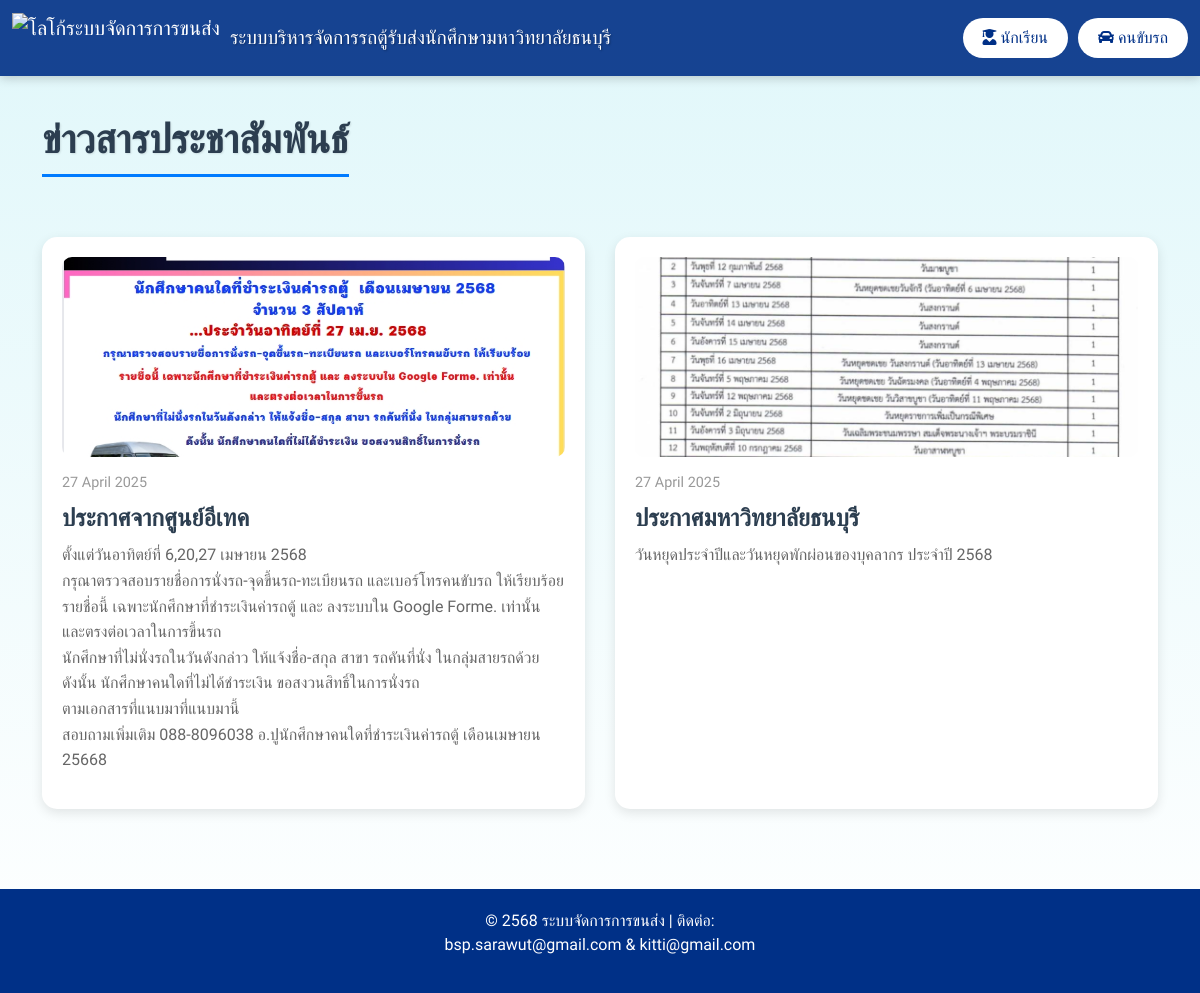
The page / on the database its author committed.
### tables this page shows
CREATE TABLE `news` (
  `news_id` int(11) NOT NULL,
  `news_title` varchar(255) NOT NULL,
  `news_content` text NOT NULL,
  `news_image` varchar(255) DEFAULT NULL,
  `news_date` date NOT NULL,
  `created_at` timestamp NOT NULL DEFAULT current_timestamp()
);

### index.php (the view, shortened to what this page needs)
<?php
include 'admin/config/condb.php';
try {
    $stmt = $conn->prepare("SELECT * FROM news ORDER BY news_date DESC");
    $stmt->execute();
    $news_items = $stmt->fetchAll(PDO::FETCH_ASSOC);
} catch (PDOException $e) {
    $news_items = [];
    echo "เกิดข้อผิดพลาด: " . $e->getMessage();
}
?>
<!DOCTYPE html>
<html lang="th">
<head>
    <link href="https://cdn.jsdelivr.net/npm/bootstrap@5.3.0-alpha1/dist/css/bootstrap.min.css" rel="stylesheet">
    <link rel="stylesheet" href="https://cdnjs.cloudflare.com/ajax/libs/font-awesome/5.15.4/css/all.min.css">
</head>
<body>
    <nav class="navbar navbar-expand-lg navbar-dark">
        <div class="container-fluid">
            <a class="navbar-brand" href="#">
                <img src="Logo/logo_index.png" alt="โลโก้ระบบจัดการการขนส่ง">
                <span class="system-title">ระบบบริหารจัดการรถตู้รับส่งนักศึกษามหาวิทยาลัยธนบุรี</span>
            </a>
            <div class="ms-auto d-flex">
                <a href="Student/index.php" class="btn btn-login"><i class="fas fa-user-graduate me-1"></i>นักเรียน</a>
                <a href="driver/driver_signin.php" class="btn btn-login"><i class="fas fa-car me-1"></i>คนขับรถ</a>
            </div>
        </div>
    </nav>
    <div class="container">
        <h1 class="header-title" id="headerTitle"></h1>
        <?php if (count($news_items) > 0): ?>
            <div class="news-container">
                <?php foreach ($news_items as $news): ?>
                    <div class="news-card">
                        <img src="admin/uploads/news/<?php echo htmlspecialchars($news['news_image'] ?? 'default_news.jpg'); ?>"
                             alt="ภาพข่าวสาร"
                             data-bs-toggle="modal"
                             data-bs-target="#imageModal"
                             data-image="admin/uploads/news/<?php echo htmlspecialchars($news['news_image'] ?? 'default_news.jpg'); ?>">
                        <div class="news-date"><?php echo date('d F Y', strtotime($news['news_date'])); ?></div>
                        <h3><?php echo htmlspecialchars($news['news_title']); ?></h3>
                        <p><?php echo nl2br(htmlspecialchars($news['news_content'])); ?></p>
                    </div>
                <?php endforeach; ?>
            </div>
        <?php else: ?>
            <div class="text-center text-muted">
                <p>ไม่มีข่าวสารในขณะนี้</p>
            </div>
        <?php endif; ?>
    </div>
    <footer class="footer">
        <div class="wave"></div>
        <p>© 2568 ระบบจัดการการขนส่ง | ติดต่อ: <br> <a href="mailto:support@tms.ac.th">bsp.sarawut@gmail.com & kitti@gmail.com</a></p>
    </footer>
</body>
</html>

### index.php (style rules this page uses)
body { font-family: 'Kanit', sans-serif; background: linear-gradient(to bottom, #e0f7fa, #ffffff); min-height: 100vh; margin: 0; position: relative; overflow-x: hidden; }
.navbar { background-color: rgba(0, 48, 135, 0.9); box-shadow: 0 2px 10px rgba(0, 0, 0, 0.2); transition: background-color 0.3s ease; }
.navbar-brand { display: flex; align-items: center; gap: 10px; }
.navbar-brand img { height: 50px; transition: transform 0.3s ease; }
.system-title { font-size: 1.2rem; color: #ffffff; font-weight: 400; text-shadow: 1px 1px 2px rgba(0, 0, 0, 0.3); }
.btn-login { background-color: #ffffff; color: #003087; border: none; border-radius: 20px; padding: 8px 20px; font-weight: 500; margin-left: 10px; transition: all 0.3s ease; white-space: nowrap; }
.header-title { font-size: 2.5rem; color: #2c3e50; font-weight: 600; text-align: center; margin: 40px 0; text-shadow: 1px 1px 2px rgba(0, 0, 0, 0.1); display: inline-block; border-bottom: 3px solid #007bff; padding-bottom: 10px; }
.news-container { display: grid; grid-template-columns: repeat(auto-fit, minmax(300px, 1fr)); gap: 30px; padding: 20px 0; }
.news-card { border-radius: 15px; box-shadow: 0 4px 12px rgba(0, 0, 0, 0.1); background: #fff; padding: 20px; transition: transform 0.2s ease, background-color 0.3s ease; opacity: 0; transform: translateY(20px); }
.news-card.reveal { opacity: 1; transform: translateY(0); transition: opacity 0.5s ease, transform 0.5s ease; }
.news-card img { width: 100%; height: 200px; object-fit: cover; border-radius: 10px; margin-bottom: 15px; cursor: pointer; transition: transform 0.3s ease; }
.news-card h3 { color: #2c3e50; font-size: 1.5rem; font-weight: 600; margin-bottom: 10px; }
.news-card p { color: #666; font-size: 1rem; line-height: 1.6; }
.news-date { color: #999; font-size: 0.9rem; margin-bottom: 10px; }
.footer { background-color: #003087; color: #ffffff; text-align: center; padding: 20px 0; position: relative; margin-top: 60px; }
.footer a { color: #ffffff; text-decoration: none; }
.wave { position: absolute; top: -50px; left: 0; width: 100%; height: 50px; background-size: cover; background-repeat: no-repeat; }

### rows shown on the page
news: news_image (picture), news_date "27 April 2025", news_title "ประกาศจากศูนย์อีเทค", news_content "ตั้งแต่วันอาทิตย์ที่ 6,20,27 เมษายน 2568 กรุณาตรวจสอบรายชื่อการนั่งรถ-จุดขึ้นรถ-ทะเบียนรถ และเบอร์โทรคนขับรถ ให้เรียบร้อย รายชื่อนี้ เฉพาะนักศึกษาที่ชำระเงินค่ารถตู้ และ ลงระบบใน Google Forme. เท่านั้น และตรงต่อเวลาในการขึ้นรถ นักศึกษาที่ไม่นั่งรถในวันดังกล่าว ให้แจ้งชื่อ-สกุล สาขา รถคันที่นั่ง ในกลุ่มสายรถด้วย ดังนั้น นักศึกษาคนใดที่ไม่ได้ชำระเงิน ขอสงวนสิทธิ์ในการนั่งรถ ตามเอกสารที่แนบมาที่แนบมานี้ สอบถามเพิ่มเติม 088-8096038 อ.ปูนักศึกษาคนใดที่ชำระเงินค่ารถตู้ เดือนเมษายน 25668"
news: news_image (picture), news_date "27 April 2025", news_title "ประกาศมหาวิทยาลัยธนบุรี", news_content "วันหยุดประจำปีและวันหยุดพักผ่อนของบุคลากร ประจำปี 2568"
